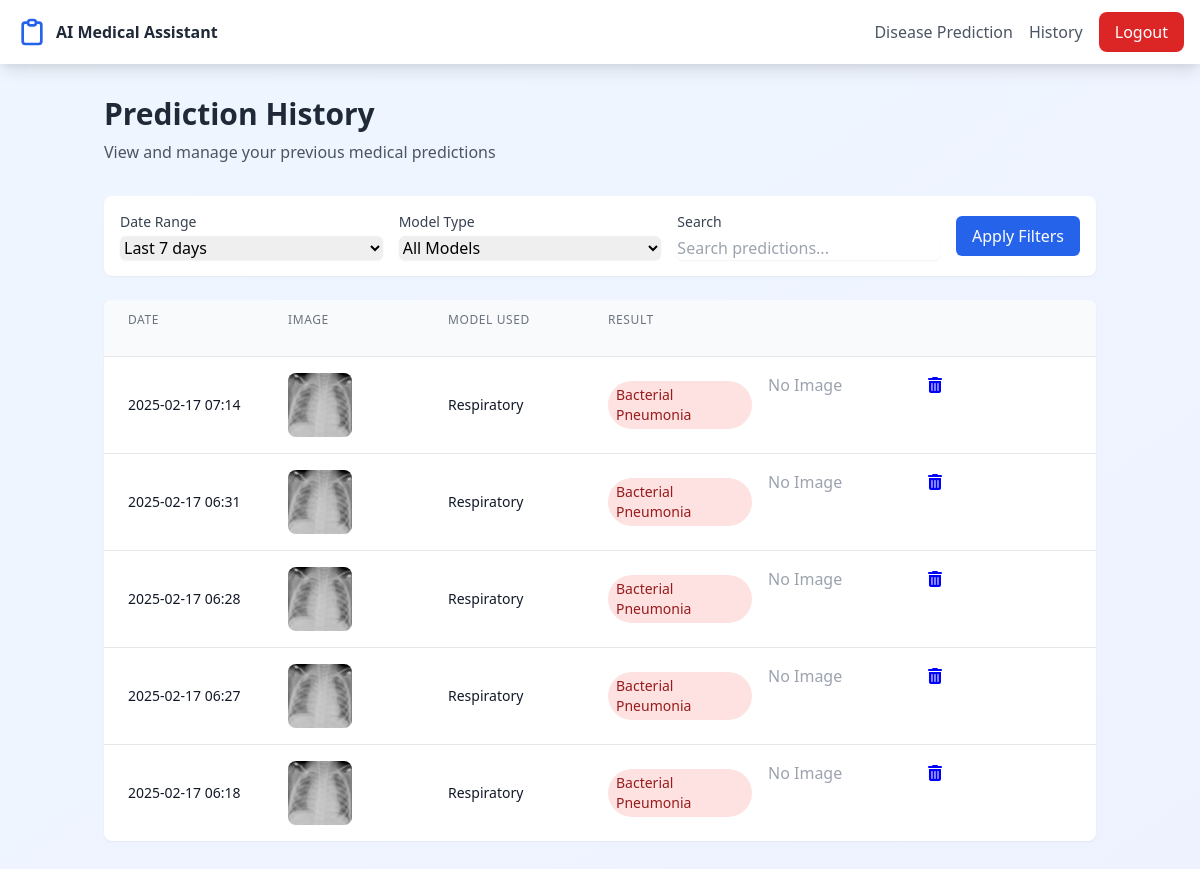
/history/ (signed in), run on an earlier commit of the app's database.
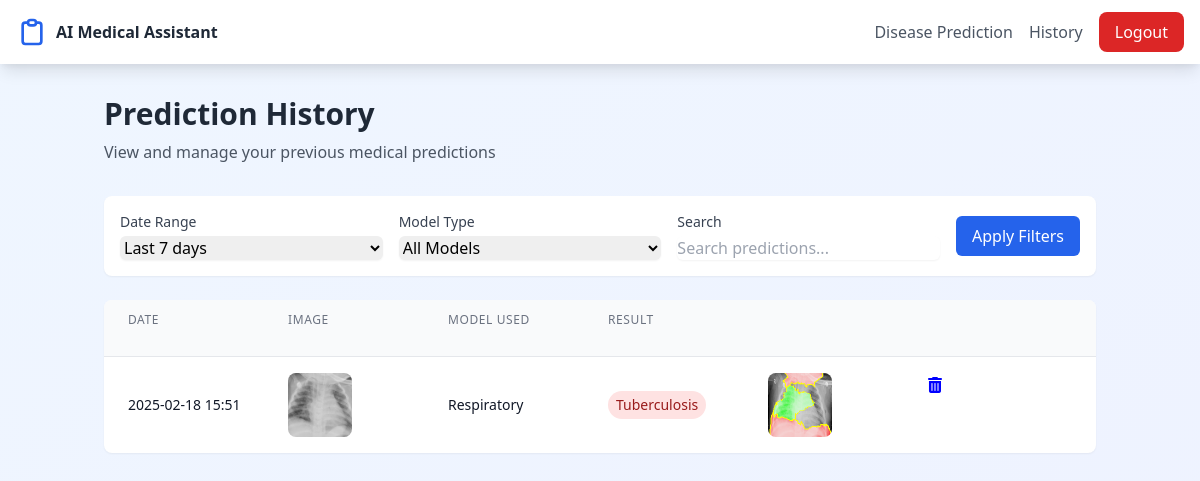
And on a later commit of the database.
### main/models.py (models this page shows)
class History(models.Model):
     user=models.ForeignKey(CustomUser,on_delete=models.CASCADE)
     image = models.FileField(upload_to="prediction_Image")
     lime_image = models.FileField(upload_to="prediction_Lime_Image",null=True)
     result = models.CharField(max_length=200)
     timestamp = models.DateTimeField(auto_now_add=True)
     model_key = models.CharField(max_length=255,null=True)

### main/views.py (the view)
# urls.py: path('history/',HistoryView.as_view(),name='history'),
class HistoryView(TemplateView):
    template_name = 'history.html'
    def get_context_data(self, **kwargs):
        context = super().get_context_data(**kwargs)
        user = self.request.user
        query_params = self.request.GET
        history_qs = History.objects.filter(user=user).order_by('-timestamp')
        date_range = query_params.get('date_range', 'all')
        if date_range == "last_7_days":
            history_qs = history_qs.filter(timestamp__gte=now() - timedelta(days=7))
        elif date_range == "last_30_days":
            history_qs = history_qs.filter(timestamp__gte=now() - timedelta(days=30))
        elif date_range == "last_3_months":
            history_qs = history_qs.filter(timestamp__gte=now() - timedelta(days=90))
        model_type = query_params.get('model_type', '')
        if model_type and model_type != "All Models":
            history_qs = history_qs.filter(model_key=model_type)
        search_query = query_params.get('search', '')
        if search_query:
            history_qs = history_qs.filter(result__icontains=search_query)
        paginator = Paginator(history_qs, 10)  # 10 items per page
        page_number = query_params.get('page', 1)
        history_page = paginator.get_page(page_number)
        context['history'] = history_page
        context['page_obj'] = history_page
        return context

### main/templates/history.html (shortened to what this page needs)
{% extends "home.html" %}
{% block content %}
  {% load static  %}
  <link href="https://cdnjs.cloudflare.com/ajax/libs/font-awesome/6.0.0/css/all.min.css" rel="stylesheet">
    <div class="container mx-auto px-4 py-8">
        <div class="max-w-6xl mx-auto">
            <div class="mb-8">
                <h1 class="text-3xl font-bold text-gray-800">Prediction History</h1>
                <p class="text-gray-600 mt-2">View and manage your previous medical predictions</p>
            </div>
            <div class="bg-white rounded-lg shadow-sm p-4 mb-6">
                <form method="GET" class="flex flex-wrap gap-4 items-center">
                    <div class="flex-1 min-w-[200px]">
                        <label class="block text-sm font-medium text-gray-700 mb-1" for="date_range">Date Range</label>
                        <select id="date_range" name="date_range" class="w-full rounded-md border-gray-300 shadow-sm focus:border-blue-500 focus:ring-blue-500">
                            <option value="7">Last 7 days</option>
                        </select>
                    </div>
                    <div class="flex-1 min-w-[200px]">
                        <label class="block text-sm font-medium text-gray-700 mb-1" for="model_key">Model Type</label>
                        <select id="model_key" name="model_key" class="w-full rounded-md border-gray-300 shadow-sm focus:border-blue-500 focus:ring-blue-500">
                            <option value="">All Models</option>
                        </select>
                    </div>
                    <div class="flex-1 min-w-[200px]">
                        <label class="block text-sm font-medium text-gray-700 mb-1" for="search">Search</label>
                        <input type="text" id="search" name="search" placeholder="Search predictions..." class="w-full rounded-md border-gray-300 shadow-sm focus:border-blue-500 focus:ring-blue-500">
                    </div>
                    <div>
                        <button type="submit" class="px-4 py-2 bg-blue-600 text-white rounded-md hover:bg-blue-700">
                            Apply Filters
                        </button>
                    </div>
                </form>
            </div>
            <div class="bg-white rounded-lg shadow-sm overflow-hidden">
                <div class="min-w-full divide-y divide-gray-200">
                    <div class="bg-gray-50">
                        <div class="grid grid-cols-12 gap-4 px-6 py-3">
                            <div class="col-span-2 text-left text-xs font-medium text-gray-500 uppercase tracking-wider">Date</div>
                            <div class="col-span-2 text-left text-xs font-medium text-gray-500 uppercase tracking-wider">Image</div>
                            <div class="col-span-2 text-left text-xs font-medium text-gray-500 uppercase tracking-wider">Model Used</div>
                            <div class="col-span-2 text-left text-xs font-medium text-gray-500 uppercase tracking-wider">Result</div>
                            <div class="col-span-3 text-left text-xs font-medium text-gray-500 uppercase tracking-wider"></div>
                        </div>
                    </div>
                    <div class="divide-y divide-gray-200">
                        {% for history in history %}
                        <div class="grid grid-cols-12 gap-4 px-6 py-4 hover:bg-gray-50">
                            <div class="col-span-2 flex items-center">
                                <span class="text-sm text-gray-900">{{ history.timestamp|date:"Y-m-d H:i" }}</span>
                            </div>
                            <div class="col-span-2">
                                {% if history.image %}
                                    <img src="{{ history.image.url }}" alt="Medical scan" class="h-16 w-16 rounded-lg object-cover"/>
                                {% else %}
                                    <span class="text-gray-400">No Image</span>
                                {% endif %}
                            </div>
                            <div class="col-span-2 flex items-center">
                                <span class="text-sm text-gray-900">{{ history.model_key }}</span>
                            </div>
                            <div class="col-span-2 flex items-center">
                                <span class="px-2 py-1 text-sm rounded-full
                                    {% if history.result == 'Normal' or  history.result == 'Negative' or history.result == 'notumor' %} bg-green-100 text-green-800
                                    {% else %} bg-red-100 text-red-800 {% endif %}">
                                    {{ history.result }}
                                </span>
                            </div>
                            <div class="col-span-2">
                                {% if history.lime_image %}
                                    <img src="{{ history.lime_image.url }}" alt="Medical scan" class="h-16 w-16 rounded-lg object-cover"/>
                                {% else %}
                                    <span class="text-gray-400">No Image</span>
                                {% endif %}
                            </div>
                            <div class="col-span-1">
                                <a href="{% url 'del' history.id %}" class="delete-icon" title="Delete" style="color:blue;">
                                    <i class="fas fa-trash-alt"></i>
                                </a>
                            </div>
                        </div>
                        {% empty %}
                        <div class="px-6 py-4 text-gray-500">No prediction history found.</div>
                        {% endfor %}
                    </div>
                </div>
            </div>
        </div>
    </div>
{% endblock %}

### main/templates/home.html (shortened to what this page needs)
<!DOCTYPE html>
<html lang="en">
<head>
    {% load static %}
    <link href="https://cdnjs.cloudflare.com/ajax/libs/tailwindcss/2.2.19/tailwind.min.css" rel="stylesheet">
</head>
<body class="bg-gradient-to-br from-blue-50 to-indigo-50 min-h-screen">
    <nav class="bg-white shadow-lg">
        <div class="max-w-7xl mx-auto px-4">
            <div class="flex justify-between h-16">
                <div class="flex items-center">
                    <a href="{% url 'main' %}" class="flex items-center">
                        <svg class="h-8 w-8 text-blue-600" fill="none" stroke="currentColor" viewBox="0 0 24 24">
                            <path stroke-linecap="round" stroke-linejoin="round" stroke-width="2" d="M9 5H7a2 2 0 00-2 2v12a2 2 0 002 2h10a2 2 0 002-2V7a2 2 0 00-2-2h-2M9 5a2 2 0 002 2h2a2 2 0 002-2M9 5a2 2 0 012-2h2a2 2 0 012 2"/>
                        </svg>
                        <span class="ml-2 font-bold text-gray-800">AI Medical Assistant</span>
                    </a>
                </div>
                <div class="flex items-center space-x-4">
                    {% if user.is_authenticated %}
                    <a href="{% url 'predict' %}" class="text-gray-600 hover:text-gray-900">Disease Prediction</a>
                    <a href="{% url 'history' %}" class="text-gray-600 hover:text-gray-900">History</a>
                    <a href="{% url 'logout' %}" class="bg-red-600 text-white px-4 py-2 rounded-lg hover:bg-blue-700 transition-colors">Logout</a>
                    {% else %}
                    <a href="{% url 'login' %}" class="text-gray-600 hover:text-gray-900">Login</a>
                    <a href="{% url 'reg' %}" class="bg-blue-600 text-white px-4 py-2 rounded-lg hover:bg-blue-700 transition-colors">Register</a>
                    {% endif %}
                </div>
            </div>
        </div>
    </nav>
{% block content %}{% endblock %}
</body>
</html>

What changed in the data, as far as the page shows it:
removed History: timestamp "2025-02-17 07:14", image (picture), model_key "Respiratory", result "Bacterial Pneumonia", lime_image "No Image"
removed History: timestamp "2025-02-17 06:31", image (picture), model_key "Respiratory", result "Bacterial Pneumonia", shows "No Image"
removed History: timestamp "2025-02-17 06:28", image (picture), model_key "Respiratory", result "Bacterial Pneumonia", shows "No Image"
removed History: timestamp "2025-02-17 06:27", image (picture), model_key "Respiratory", result "Bacterial Pneumonia", shows "No Image"
removed History: timestamp "2025-02-17 06:18", image (picture), model_key "Respiratory", result "Bacterial Pneumonia", shows "No Image"
added History: timestamp "2025-02-18 15:51", image (picture), model_key "Respiratory", result "Tuberculosis", lime_image (picture)
